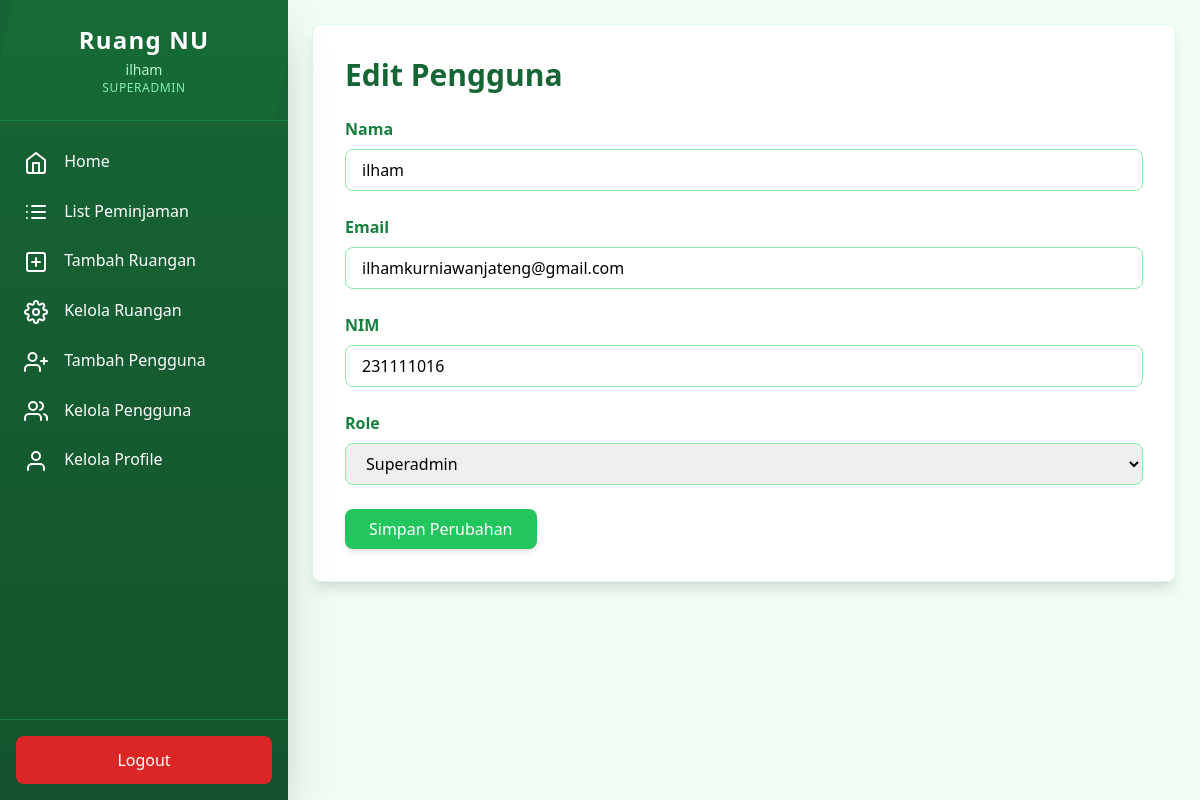
The page /admin/pengguna/edit.php?id=1 (signed in) on the database its author committed.
### tables this page shows
CREATE TABLE IF NOT EXISTS `users` (
  `id` int NOT NULL AUTO_INCREMENT,
  `name` varchar(100) NOT NULL,
  `email` varchar(100) NOT NULL,
  `nim` varchar(100) NOT NULL,
  `img_prfl` varchar(100) NOT NULL DEFAULT 'profile.jpg',
  `password` varchar(255) NOT NULL,
  `role` enum('superadmin','admin','mahasiswa') DEFAULT 'mahasiswa',
  `created_at` timestamp NULL DEFAULT CURRENT_TIMESTAMP,
  `updated_at` timestamp NULL DEFAULT CURRENT_TIMESTAMP ON UPDATE CURRENT_TIMESTAMP,
  PRIMARY KEY (`id`),
  UNIQUE KEY `email` (`email`),
  UNIQUE KEY `nim` (`nim`)
);

### admin/pengguna/edit.php (the view, shortened to what this page needs)
<?php
require '../../config/db.php';
$id = $_GET['id'];
$stmt = $conn->prepare("SELECT * FROM users WHERE id = ?");
$stmt->bind_param("i", $id);
$stmt->execute();
$result = $stmt->get_result();
$users = $result->fetch_assoc();
?>
<!DOCTYPE html>
<html lang="en">
<head>
    <script src="https://cdn.tailwindcss.com"></script>
</head>
<body class="flex bg-green-50">
    <?php include '../../components/sidebarAdmin.php'; ?>
    <main class="flex-grow p-6 ml-72">
        <div class="bg-white rounded-lg shadow-lg border border-green-100 p-8">
            <h1 class="text-3xl font-bold mb-6 text-green-800">Edit Pengguna</h1>
            <form method="POST" class="space-y-6">
                <div>
                    <label class="block text-green-700 font-semibold mb-2">Nama</label>
                    <input
                        type="text"
                        name="name"
                        value="<?php echo htmlspecialchars($users['name']); ?>"
                        required
                        class="w-full px-4 py-2 border border-green-300 rounded-lg focus:outline-none focus:ring-2 focus:ring-green-500 transition-all"
                    >
                </div>
                <div>
                    <label class="block text-green-700 font-semibold mb-2">Email</label>
                    <input
                        type="email"
                        name="email"
                        value="<?php echo htmlspecialchars($users['email']); ?>"
                        required
                        class="w-full px-4 py-2 border border-green-300 rounded-lg focus:outline-none focus:ring-2 focus:ring-green-500 transition-all"
                    >
                </div>
                <div>
                    <label class="block text-green-700 font-semibold mb-2">NIM</label>
                    <input
                        type="number"
                        name="nim"
                        value="<?php echo htmlspecialchars($users['nim']); ?>"
                        required
                        class="w-full px-4 py-2 border border-green-300 rounded-lg focus:outline-none focus:ring-2 focus:ring-green-500 transition-all"
                    >
                </div>
                <div>
                    <label class="block text-green-700 font-semibold mb-2">Role</label>
                    <select
                        name="role"
                        required
                        class="w-full px-4 py-2 border border-green-300 rounded-lg focus:outline-none focus:ring-2 focus:ring-green-500 transition-all"
                    >
                        <option value="superadmin" <?php echo $users['role'] === 'superadmin' ? 'selected' : ''; ?>>Superadmin</option>
                    </select>
                </div>
                <div>
                    <button
                        type="submit"
                        class="bg-green-500 text-white px-6 py-2 rounded-lg hover:bg-green-600 transition-all shadow-md"
                    >
                        Simpan Perubahan
                    </button>
                </div>
            </form>
        </div>
    </main>
</body>
</html>

### components/sidebarAdmin.php (shortened to what this page needs)
<?php
$user = $_SESSION['user'];
?>
<div class="fixed top-0 left-0 h-screen w-72 bg-gradient-to-b from-green-800 to-green-900 text-white flex flex-col shadow-2xl transition-all duration-300 ease-in-out">
    <div class="p-6 border-b border-green-700 text-center relative overflow-hidden">
        <div class="absolute inset-0 bg-green-700 opacity-20 transform -skew-x-12"></div>
        <h1 class="text-2xl font-bold text-white relative z-10 tracking-wider">Ruang NU</h1>
        <p class="text-sm text-green-200 mt-1 relative z-10">
            <?php echo htmlspecialchars($user['name']); ?>
        </p>
        <p class="text-xs text-green-300 uppercase tracking-wider relative z-10">
            <?php echo htmlspecialchars($user['role']); ?>
        </p>
    </div>
    <nav class="flex-grow overflow-y-auto scrollbar-thin scrollbar-thumb-green-600 scrollbar-track-green-800">
        <ul class="mt-4">
            <li class="group">
                <a href="../dashboard" class="block px-6 py-3 hover:bg-green-700 transition-all duration-300 ease-in-out transform hover:translate-x-2 hover:border-l-4 border-green-400">
                    <i data-feather="home" class="mr-3 inline-block group-hover:text-green-300 transition-colors"></i>
                    <span class="group-hover:text-white">Home</span>
                </a>
            </li>
            <?php if ($user['role'] === 'admin' || $user['role'] === 'superadmin') : ?>
                <li class="group">
                    <a href="../booking/index.php" class="block px-6 py-3 hover:bg-green-700 transition-all duration-300 ease-in-out transform hover:translate-x-2 hover:border-l-4 border-green-400">
                        <i data-feather="list" class="mr-3 inline-block group-hover:text-green-300 transition-colors"></i>
                        <span class="group-hover:text-white">List Peminjaman</span>
                    </a>
                </li>
                <li class="group">
                    <a href="../ruangan/tambah.php" class="block px-6 py-3 hover:bg-green-700 transition-all duration-300 ease-in-out transform hover:translate-x-2 hover:border-l-4 border-green-400">
                        <i data-feather="plus-square" class="mr-3 inline-block group-hover:text-green-300 transition-colors"></i>
                        <span class="group-hover:text-white">Tambah Ruangan</span>
                    </a>
                </li>
                <li class="group">
                    <a href="../ruangan/index.php" class="block px-6 py-3 hover:bg-green-700 transition-all duration-300 ease-in-out transform hover:translate-x-2 hover:border-l-4 border-green-400">
                        <i data-feather="settings" class="mr-3 inline-block group-hover:text-green-300 transition-colors"></i>
                        <span class="group-hover:text-white">Kelola Ruangan</span>
                    </a>
                </li>
            <?php endif; ?>
            <?php if ($user['role'] === 'superadmin') : ?>
                <li class="group">
                    <a href="../pengguna/tambah.php" class="block px-6 py-3 hover:bg-green-700 transition-all duration-300 ease-in-out transform hover:translate-x-2 hover:border-l-4 border-green-400">
                        <i data-feather="user-plus" class="mr-3 inline-block group-hover:text-green-300 transition-colors"></i>
                        <span class="group-hover:text-white">Tambah Pengguna</span>
                    </a>
                </li>
                <li class="group">
                    <a href="../pengguna/index.php" class="block px-6 py-3 hover:bg-green-700 transition-all duration-300 ease-in-out transform hover:translate-x-2 hover:border-l-4 border-green-400">
                        <i data-feather="users" class="mr-3 inline-block group-hover:text-green-300 transition-colors"></i>
                        <span class="group-hover:text-white">Kelola Pengguna</span>
                    </a>
                </li>
            <?php endif; ?>
            <li class="group">
                <a href="../profile" class="block px-6 py-3 hover:bg-green-700 transition-all duration-300 ease-in-out transform hover:translate-x-2 hover:border-l-4 border-green-400">
                    <i data-feather="user" class="mr-3 inline-block group-hover:text-green-300 transition-colors"></i>
                    <span class="group-hover:text-white">Kelola Profile</span>
                </a>
            </li>
        </ul>
    </nav>
    <div class="p-4 border-t border-green-700">
        <a href="../../logout.php" class="block px-6 py-3 bg-red-600 text-center rounded-lg hover:bg-red-700 transition-all duration-300 ease-in-out transform hover:scale-105 hover:shadow-lg">
            Logout
        </a>
    </div>
</div>

### rows shown on the page
users: name "ilham", role "SUPERADMIN", email "ilhamkurniawanjateng@gmail.com", nim "231111016", role "Superadmin"
